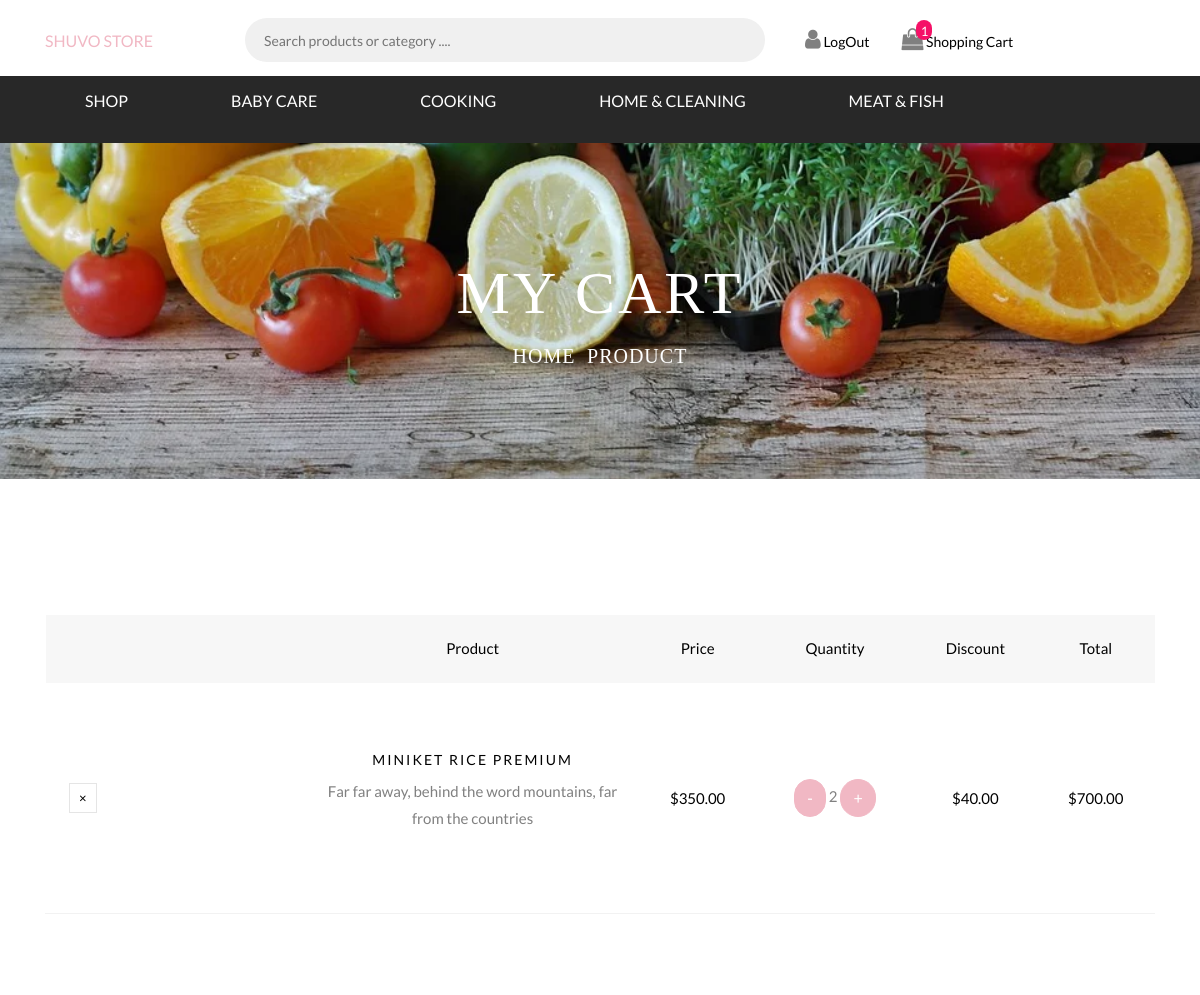
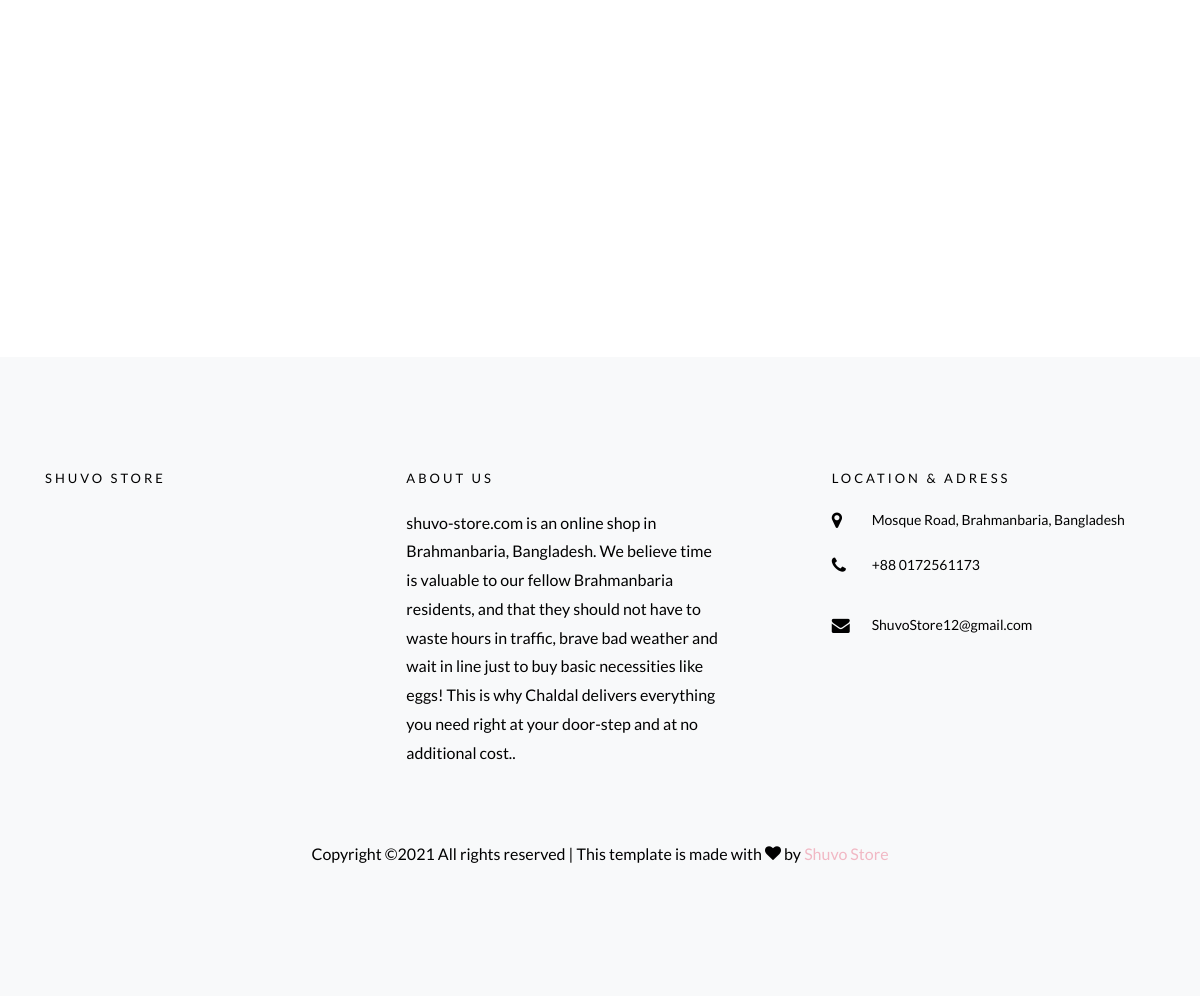
The app's page /cart/ (signed in) with its own data (2 pictures, top to bottom).
### core/models.py (models this page shows, shortened)
class Order(models.Model):
	user = models.ForeignKey(settings.AUTH_USER_MODEL, on_delete=models.CASCADE)
	ref_code = models.CharField(max_length=20,blank=True,null=True)
	items = models.ManyToManyField(OrderProduct)
	start_date = models.DateTimeField(auto_now_add=True)
	ordered_date = models.DateTimeField()
	billing_address = models.ForeignKey(
		'Address', related_name='billing_address', on_delete=models.SET_NULL,blank=True,null=True)
	shipping_address = models.ForeignKey(
		'Address',related_name='shipping_address', on_delete=models.SET_NULL,blank=True,null=True)
	coupon = models.ForeignKey(
		'Cupon',on_delete=models.SET_NULL,blank=True,null=True)
	payment = models.ForeignKey(
		'Payment',on_delete=models.SET_NULL,blank=True,null=True)
	being_delivered = models.BooleanField(default=False)
	received = models.BooleanField(default=False)
	ordered = models.BooleanField(default=False)
	"""
	def get_total(self):
		total = 0
		items_all = self.items.all()

		for order_item in items_all:
			total = total + order_item.get_final_price()
		if self.coupon:
			total -= self.coupon.amount
		return total
	"""
	def get_total(self):
		total = 0
		items_all = self.items.all()
		for order_item in items_all:
			total = total + order_item.get_final_price()
		if self.coupon:
			total -= self.coupon.amount
		return total

class ProductCategory(models.Model):
	cat_title = models.CharField(max_length=120)
	slug = models.SlugField(blank=True,null=True)
	def get_category_url(self):
		return reverse("core_main:category", kwargs={
            'slug': self.slug
        })

class OrderProduct(models.Model):
	user = models.ForeignKey(settings.AUTH_USER_MODEL, on_delete=models.CASCADE)
	item = models.ForeignKey(Product,on_delete=models.CASCADE)
	quantity = models.IntegerField(default=1)
	ordered = models.BooleanField(default=False)
	def get_total_item_price(self):
		return self.quantity * self.item.price
	def get_total_discount_item_price(self):
		return self.quantity * self.item.discount_price
	def get_amount_saved(self):
		return self.get_total_item_price() - self.get_total_discount_item_price()
	def get_final_price(self):
		if self.item.discount_price:
			return self.get_total_discount_item_price()
		return self.get_total_item_price()

class Product(models.Model):
	cat_title = models.ForeignKey(ProductCategory, on_delete=models.CASCADE,blank=True,null=True)
	title = models.CharField(max_length=120)
	description = models.TextField(blank=True,null=True)
	image = models.ImageField()
	price = models.DecimalField(decimal_places=2,max_digits=10)
	discount_price = models.DecimalField(decimal_places=2,max_digits=10)
	slug = models.SlugField()
	timestamp = models.DateTimeField(auto_now_add=True)
	active = models.BooleanField(default=True)
	def get_add_to_cart_url(self):
		return reverse("core_main:add_to_cart",kwargs={
			'slug': self.slug
		})
	def get_remove_from_cart_url(self):
		return reverse("core_main:remove_from_cart",kwargs={
			'slug': self.slug
		})
	def get_remove_single_from_cart_url(self):
		return reverse("core_main:remove_single_item_from_cart",kwargs={
			'slug': self.slug
		})

### core/views.py (the view)
# urls.py: path('cart/',CartView.as_view(),name="cart"),
class CartView(View,LoginRequiredMixin):
	def get(self,request,*args,**kwargs):
		try:
			order = Order.objects.get(user=self.request.user,ordered=False)
			context = {
				'object': order,
			}
			return render(self.request,'cart.html',context)
		except ObjectDoesNotExist:
			messages.error(self.request,'You do not have active order')
			return redirect("/")

### core/context_processors.py (called while the page is built)
def category_menu(request):
	category = ProductCategory.objects.all()
	return {
		'category': category
	}

### core/templatetags/cart_template_tags.py (called while the page is built)
@register.filter
def cart_item_count(user):
    if user.is_authenticated:
        qs = Order.objects.filter(user=user, ordered=False)
        if qs.exists():
            return qs[0].items.count()
    return 0

### templates/cart.html (shortened to what this page needs)
{% extends 'base.html' %}
{% load static %}
{% block content %}
		<div class="hero-wrap hero-bread" style="background-image: url({% static 'images/bg1.jpg' %});">
      <div class="container">
        <div class="row no-gutters slider-text align-items-center justify-content-center">
          <div class="col-md-9 ftco-animate text-center">
            <h1 style="color: #fff;font-size: 60px;font-weight: 140px;font-family: bold" class="mb-0 bread">My Cart</h1>
            <p class="breadcrumbs">
              <span class="mr-2">
                <a style="color: #fff;font-size: 20px;font-weight: 140px;font-family: bold" href="/./">Home</a>
              </span>
              <span style="color: #fff;font-size: 20px;font-weight: 140px;font-family: bold">Product</span>
            </p>
          </div>
        </div>
      </div>
    </div>
		<section class="ftco-section ftco-cart">
			<div class="container">
				<div class="row">
    			<div class="col-md-12 ftco-animate">
    				<div class="cart-list">
	    				<table class="table">
						    <thead class="thead-primary">
						      <tr class="text-center">
						        <th>&nbsp;</th>
						        <th>&nbsp;</th>
						        <th>Product</th>
						        <th>Price</th>
						        <th>Quantity</th>
						        <th>Discount</th>
                    <th>Total</th>
						      </tr>
						    </thead>
						    <tbody>
                  {% for obj in object.items.all %}
						      <tr class="text-center">
						        <td class="product-remove">
                      <a href="{{obj.item.get_remove_from_cart_url}}">
                        <span class="ion-ios-close"></span>
                      </a>
                    </td>
						        <td class="image-prod">
                      <div class="img" style="background-image:url({{obj.item.image.url}});"></div>
                    </td>
						        <td class="product-name">
						        	<h3>{{ obj.item.title }}</h3>
						        	<p>Far far away, behind the word mountains, far from the countries</p>
						        </td>
  						        {% if obj.item.discount_price %}
  						          <td class="price">${{ obj.item.discount_price }}</td>
                      {% else %}
  						          <td class="price">${{ obj.item.price }}</td>
                      {% endif %}
  						        <td class="">
                        <a class="btn btn-primary" href="{{obj.item.get_remove_single_from_cart_url}}">
                          <span>-</span>
                        </a>
                          <span>{{ obj.quantity }}</span>
                        <a class="btn btn-primary" href="
                          {{obj.item.get_add_to_cart_url}}">
                          <span>+</span>
                        </a>
					            </td>
                      <td class="total">${{ obj.get_amount_saved }}</td>
						        {% if obj.get_total_discount_item_price %}
						          <td class="total">${{ obj.get_total_discount_item_price }}</td>
                    {% else %}
                      <td class="total">${{ obj.get_total_item_price }}</td>
                    {% endif %}
						      </tr>
                  {% endfor %}
						    </tbody>
						  </table>
					  </div>
    			</div>
    		</div>
    		<div class="row justify-content-end">
    		</div>
			</div>
		</section>
{% endblock %}

### templates/base.html (shortened to what this page needs)
<!DOCTYPE html>
<html lang="en">
  {% include 'head.html' %}
  <body>
	    {% include 'navbar.html' %}
		{% block content %}
		{% endblock %}
	    {% include 'footer.html' %}
  </body>
</html>

### templates/head.html (shortened to what this page needs)
{% load static %}
<head>
     <link
      rel="stylesheet"
      href="https://cdnjs.cloudflare.com/ajax/libs/font-awesome/4.7.0/css/font-awesome.min.css"
    />
    <link rel="stylesheet" href="{% static 'css/open-iconic-bootstrap.min.css' %}">
    <link rel="stylesheet" href="{% static 'css/animate.css' %}">
    <link rel="stylesheet" href="{% static 'css/owl.carousel.min.css' %}">
    <link rel="stylesheet" href="{% static 'css/owl.theme.default.min.css' %}">
    <link rel="stylesheet" href="{% static 'css/magnific-popup.css' %}">
    <link rel="stylesheet" href="{% static 'css/aos.css' %}">
    <link rel="stylesheet" href="{% static 'css/ionicons.min.css' %}">
    <link rel="stylesheet" href="{% static 'css/bootstrap-datepicker.css' %}">
    <link rel="stylesheet" href="{% static 'css/jquery.timepicker.css' %}">
    <link rel="stylesheet" href="{% static 'css/flaticon.css' %}">
    <link rel="stylesheet" href="{% static 'css/icomoon.css' %}">
    <link rel="stylesheet" href="{% static 'css/style.css' %}">
  </head>

### templates/navbar.html (shortened to what this page needs)
{% load cart_template_tags %}
{% load static %}
 <header class="header-section" >
		<div class="header-top">
			<div class="container">
				<div class="row">
					<div style="margin-top: 10px" class="col-lg-2 text-center text-lg-left">
						<a href="/./" class="site-logo">
							<h6>SHUVO STORE</h6>
						</a>
					</div>
					<div class="col-xl-6 col-lg-5">
						<form class="header-search-form">
							<input type="text" placeholder="Search products or category ....">
							<button></button>
						</form>
					</div>
					<div class="col-xl-4 col-lg-5">
						<div style="margin-top: 10px" class="user-panel">
							{% if request.user.is_authenticated %}
								<div class="up-item">
									<i class="fa fa-user" aria-hidden="true"></i>
									<a href="{% url 'account_logout' %}">LogOut</a>
								</div>
								<div class="up-item">
									<div class="shopping-card">
										<i class="fa fa-shopping-bag" aria-hidden="true"></i>
										<span>{{ request.user|cart_item_count }}</span>
									</div>
									<a href="{% url 'core_main:cart' %}">Shopping Cart</a>
								</div>
							{% else %}
								<div class="up-item">
									<i class="fa fa-user" aria-hidden="true"></i>
									<a href="{% url 'account_login' %}">Sign</a> In or <a href="{% url 'account_signup' %}">Create Account</a>
								</div>
							{% endif %}
						</div>
					</div>
				</div>
			</div>
		</div>
		<nav class="main-navbar" style="padding-bottom: 1px">
			<div class="container">
				<ul class="main-menu">
					<li>
						<a href="/products">SHOP</a>
					</li>
					{% for cat in category %}
						<li>
							<a style="text-transform: uppercase;" href="{{ cat.get_category_url }}">{{ cat.cat_title }}</a>
						</li>
					{% endfor %}
				</ul>
			</div>
		</nav>
	</header>

### templates/footer.html (shortened to what this page needs)
<footer class="ftco-footer bg-light ftco-section">
      <div class="container">
        <div class="row mb-5">
          <div class="col-md">
            <div class="ftco-footer-widget mb-4">
              <h2 class="ftco-heading-2">Shuvo Store</h2>
              <ul class="ftco-footer-social list-unstyled float-md-left float-lft mt-2">
              </ul>
            </div>
          </div>
          <div class="col-md" style="margin-right: 80px">
            <div class="ftco-footer-widget mb-4 ml-md-2">
              <h2 class="ftco-heading-2">About Us</h2>
              <p>shuvo-store.com is an online shop in Brahmanbaria, Bangladesh. We believe time is valuable to our fellow Brahmanbaria residents, and that they should not have to waste hours in traffic, brave bad weather and wait in line just to buy basic necessities like eggs! This is why Chaldal delivers everything you need right at your door-step and at no additional cost..</p>
            </div>
          </div>
          <div class="col-md">
            <div class="ftco-footer-widget mb-4">
            	<h2 class="ftco-heading-2">Location & Adress</h2>
            	<div class="block-23 mb-3">
	              <ul>
	                <li><span class="icon icon-map-marker"></span><span class="text">Mosque Road, Brahmanbaria, Bangladesh</span></li>
	                <li><a href="#"><span class="icon icon-phone"></span><span class="text">+88 0172561173</span></a></li>
	                <li><a href="#"><span class="icon icon-envelope"></span><span class="text">ShuvoStore12@gmail.com</span></a></li>
	              </ul>
	            </div>
            </div>
          </div>
        </div>
        <div class="row">
          <div class="col-md-12 text-center">
            <p>
						  Copyright &copy;<script>document.write(new Date().getFullYear());</script> All rights reserved | This template is made with <i class="icon-heart color-danger" aria-hidden="true"></i> by <a href="https://colorlib.com" target="_blank">Shuvo Store</a>
						</p>
          </div>
        </div>
      </div>
    </footer>

### templates/scripts.html (shortened to what this page needs)
{% load static %}

### static_in_project/css/icomoon.css (style rules this page uses)
[class^="icon-"], [class*=" icon-"] { font-family: 'icomoon' !important; speak: none; font-style: normal; font-weight: normal; font-variant: normal; text-transform: none; line-height: 1; -webkit-font-smoothing: antialiased; -moz-osx-font-smoothing: grayscale; }
.icon-heart:before { content: "\f004"; }
.icon-map-marker:before { content: "\f041"; }
.icon-phone:before { content: "\f095"; }
.icon-envelope:before { content: "\f0e0"; }

### records on screen
ProductCategory: cat_title "BABY CARE"
ProductCategory: cat_title "COOKING"
ProductCategory: cat_title "HOME & CLEANING"
ProductCategory: cat_title "MEAT & FISH"
OrderProduct: item "MINIKET RICE PREMIUM", item.discount_price "350.00", quantity "2", get_amount_saved "40.00", get_total_discount_item_price "700.00"

### other values on screen
{{ request.user|cart_item_count }} "1"
